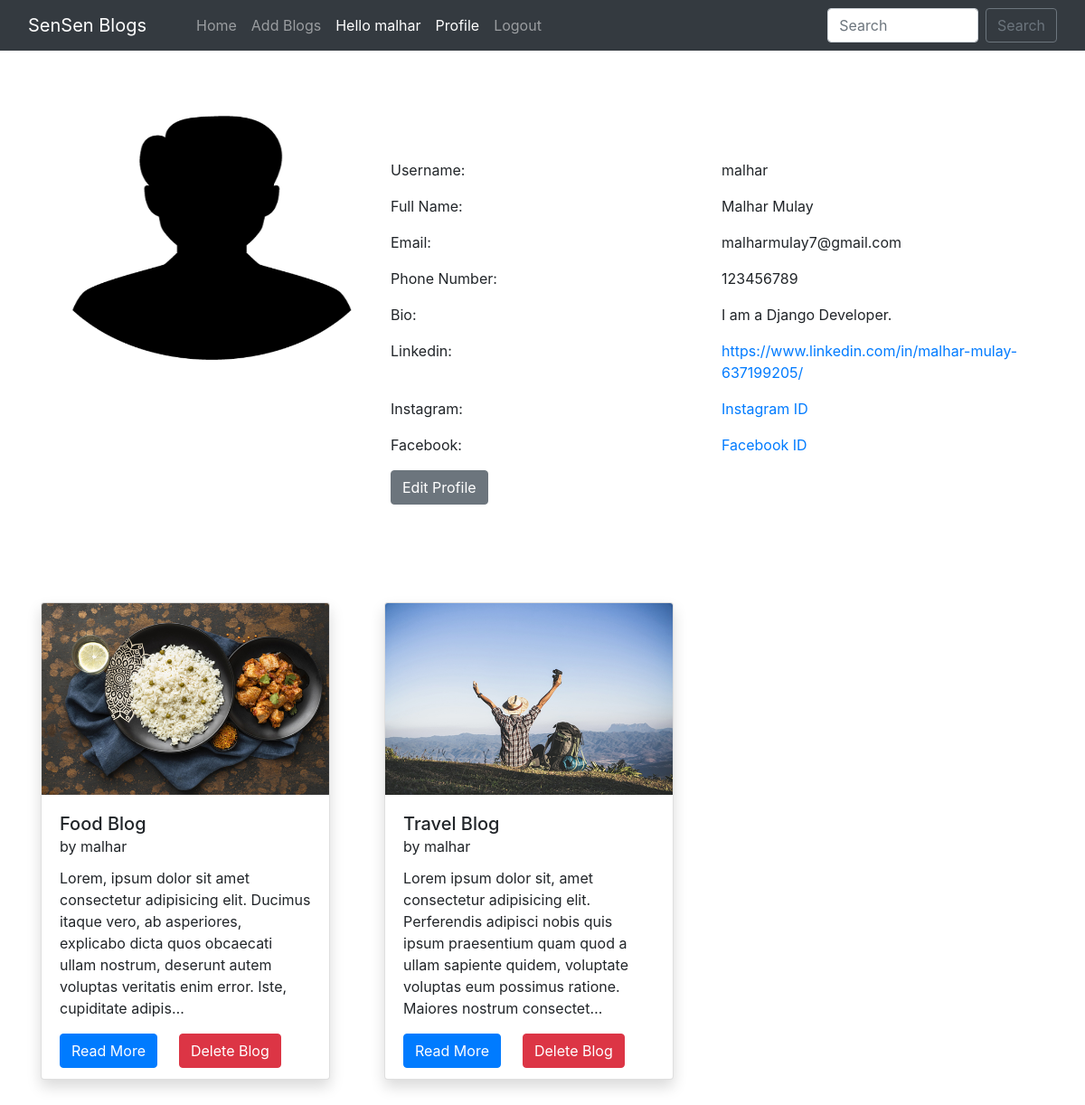
/profile/ (signed in), run on the app's committed database.
### home/models.py (models this page shows, shortened)
class Profile(models.Model):
    user = models.OneToOneField(User, on_delete=models.CASCADE, blank=True, null=True)
    image = models.ImageField(upload_to="profile_pics", blank=True, null=True)
    bio = models.TextField(blank=True, null=True)
    phone_no = models.IntegerField(blank=True, null=True)
    facebook = models.CharField(max_length=300, blank=True, null=True)
    instagram = models.CharField(max_length=300, blank=True, null=True)
    linkedin = models.CharField(max_length=300, blank=True, null=True)

class BlogPost(models.Model):
    title=models.CharField(max_length=255)
    author= models.ForeignKey(User, on_delete=models.CASCADE)
    slug=models.CharField(max_length=130)
    content=models.TextField()
    image = models.ImageField(upload_to="profile_pics", blank=True, null=True)
    dateTime=models.DateTimeField(auto_now_add=True)

### home/views.py (the view)
# urls.py: path("profile/", views.ProfileInfo, name="profile"),
def ProfileInfo(request):
    posts = BlogPost.objects.filter(author = request.user)
    return render(request, "profile.html", {'posts' : posts})

### home/templates/profile.html (shortened to what this page needs)
{% extends 'base.html' %}
{% block profileactive %} active {% endblock profileactive %}
{% block body %}
<div class="container profile">
        <div class="row">
            <div class="col-md-4">
                <div class="profile-img">
                    {% if user.profile.image %}
                    <img src="{{user.profile.image.url}}" alt="" width="310px" height="270px">
                    {% endif %}
                </div>
            </div>
            <div class="col-md-8">
                <div class="profile-tab">
                    <div class="tab-pane">
                        <br><br>
                        <div class="row">
                            <div class="col-md-6">
                                <label>Username:</label>
                            </div>
                            <div class="col-md-6">
                                <p>{{user}}</p>
                            </div>
                        </div>
                        <div class="row">
                            <div class="col-md-6">
                                <label>Full Name:</label>
                            </div>
                            <div class="col-md-6">
                                <p>{{user.get_full_name}}</p>
                            </div>
                        </div>
                        <div class="row">
                            <div class="col-md-6">
                                <label>Email:</label>
                            </div>
                            <div class="col-md-6">
                                <p>{{user.email}}</p>
                            </div>
                        </div>
                        {% if user.profile.phone_no %}
                        <div class="row">
                            <div class="col-md-6">
                                <label>Phone Number:</label>
                            </div>
                            <div class="col-md-6">
                                <p>{{user.profile.phone_no}}</p>
                            </div>
                        </div>
                        {% endif %}
                        {% if user.profile.bio %}
                        <div class="row">
                            <div class="col-md-6">
                                <label>Bio:</label>
                            </div>
                            <div class="col-md-6">
                                <p>{{user.profile.bio}}</p>
                            </div>
                        </div>
                        {% endif %}
                        {% if user.profile.linkedin %}
                        <div class="row">
                            <div class="col-md-6">
                                <label>Linkedin:</label>
                            </div>
                            <div class="col-md-6">
                                <p><a href="{{user.profile.linkedin}}">{{user.profile.linkedin}}</a></p>
                            </div>
                        </div>
                        {% endif %}
                        {% if user.profile.instagram %}
                        <div class="row">
                            <div class="col-md-6">
                                <label>Instagram:</label>
                            </div>
                            <div class="col-md-6">
                                <p><a href="{{user.profile.instagram}}">{{user.profile.instagram}}</a></p>
                            </div>
                        </div>
                        {% endif %}
                        {% if user.profile.facebook %}
                        <div class="row">
                            <div class="col-md-6">
                                <label>Facebook:</label>
                            </div>
                            <div class="col-md-6">
                                <p><a href="{{user.profile.facebook}}">{{user.profile.facebook}}</a></p>
                            </div>
                        </div>
                        {% endif %}
                    </div>
                    <a href="/edit_profile/" class="btn btn-secondary">Edit Profile</a>
                </div>
            </div>
</div>
</div>
<div class="container mt-5 mb-3">
    <div class="row">
        {% for post in posts %}
        <div class="col-lg-4 my-4">
            <div class="card shadow" style="width: 20rem; height: 33rem;">
                <img src="/media/{{post.image}}" class="card-img-top" alt="..." height="250px">
                <div class="card-body">
                  <h5 class="card-title">{{post.title}} <br><small>by {{post.author}}</small></h5>
                  <p class="card-text">{{post.content| truncatechars:210}}</p>
                  <a href="/blog/{{post.slug}}" class="btn btn-primary">Read More {% if user.is_superuser %}<a href="delete_blog_post/{{post.slug}}/" class="btn btn-danger mx-4">Delete Blog</a>{% endif %}</a>
                </div>
              </div>
        </div>
        {% endfor %}
    </div>
</div>
{% endblock %}

### home/templates/base.html (shortened to what this page needs)
<!doctype html>
<html lang="en">
  <head>
    <link href="//maxcdn.bootstrapcdn.com/bootstrap/4.1.1/css/bootstrap.min.css" rel="stylesheet" id="bootstrap-css">
    <link href="https://cdn.jsdelivr.net/npm/bootstrap@5.0.2/dist/css/bootstrap.min.css" rel="stylesheet">
    <link rel="stylesheet" href="https://maxcdn.bootstrapcdn.com/bootstrap/4.0.0/css/bootstrap.min.css">
  </head>
  <body>
    <nav class="navbar navbar-expand-lg navbar-dark bg-dark sticky-top">
        <div class="container-fluid">
          <a class="navbar-brand" href="#">SenSen Blogs</a>
          <div class="collapse navbar-collapse" id="navbarSupportedContent">
          <div class="container mx-3">
            <ul class="navbar-nav me-auto mb-2 mb-lg-0">
              <li class="nav-item">
                <a class="nav-link {% block homeactive %} {% endblock homeactive %}" aria-current="page" href="/">Home</a>
              </li>
              {% if user.is_authenticated %}
              <li class="nav-item">
                <a class="nav-link {% block add_blogs_active %} {% endblock add_blogs_active %}" href="/add_blogs/">Add Blogs</a>
              </li>
              <li class="nav-item">
                <a class="nav-link active" href="#">Hello {{request.user}}</a>
              </li>
              <li class="nav-item">
                <a class="nav-link {% block profileactive %} {% endblock profileactive %}" href="/profile/">Profile</a>
              </li>
              <li class="nav-item">
                <a class="nav-link" href="/logout/">Logout</a>
              </li>
              {% endif %}
            </ul>
            </div>
            <form class="d-flex" method="POST" action="/search/"> {% csrf_token %}
              <input class="form-control me-2" type="search" placeholder="Search" name="searched" id="searched" aria-label="Search">
              <button href="/search/" class="btn btn-outline-secondary" type="submit">Search</button>
            </form>
          </div>
        </div>
      </nav>
      {% block body %}
      {% endblock %}
</body>
</html>

### data on the page
BlogPost: image (picture), title "Food Blog", author "malhar", content "Lorem, ipsum dolor sit amet consectetur adipisicing elit. Ducimus itaque vero, ab asperiores, explicabo dicta quos obcaecati ullam nostrum, deserunt autem voluptas veritatis enim error. Iste, cupiditate adipis…"
BlogPost: image (picture), title "Travel Blog", author "malhar", content "Lorem ipsum dolor sit, amet consectetur adipisicing elit. Perferendis adipisci nobis quis ipsum praesentium quam quod a ullam sapiente quidem, voluptate voluptas eum possimus ratione. Maiores nostrum consectet…"

### other printed values
{{ request.user }} "malhar"
{{ user }} "malhar"
{{ user.get_full_name }} "Malhar Mulay"
{{ user.email }} "malharmulay7@gmail.com"
{{ user.profile.phone_no }} "123456789"
{{ user.profile.bio }} "I am a Django Developer."
{{ user.profile.linkedin }} "https://www.linkedin.com/in/malhar-mulay-637199205/"
{{ user.profile.instagram }} "Instagram ID"
{{ user.profile.facebook }} "Facebook ID"
